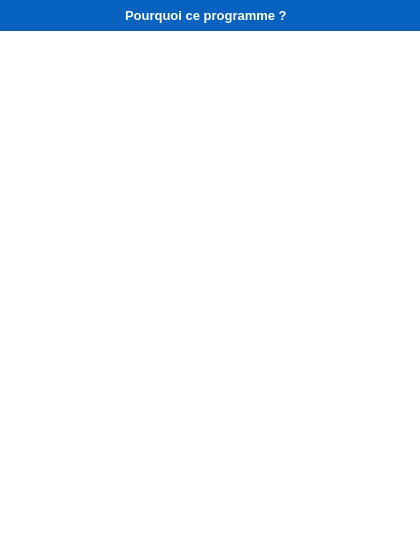
<?xml version="1.0" encoding="UTF-8"?>
<ui version="4.0">
 <class>pourquoi</class>
 <widget class="QWidget" name="pourquoi">
  <property name="geometry">
   <rect>
    <x>0</x>
    <y>0</y>
    <width>420</width>
    <height>560</height>
   </rect>
  </property>
  <property name="windowTitle">
   <string>Form</string>
  </property>
  <property name="styleSheet">
   <string notr="true">background-color:rgb(255, 255, 255);</string>
  </property>
  <widget class="QWidget" name="widget" native="true">
   <property name="geometry">
    <rect>
     <x>0</x>
     <y>0</y>
     <width>420</width>
     <height>31</height>
    </rect>
   </property>
   <property name="styleSheet">
    <string notr="true">background-color:rgb(7, 98, 191)</string>
   </property>
   <widget class="QLabel" name="label">
    <property name="geometry">
     <rect>
      <x>125</x>
      <y>7</y>
      <width>171</width>
      <height>16</height>
     </rect>
    </property>
    <property name="font">
     <font>
      <family>Segoe UI</family>
      <pointsize>10</pointsize>
      <weight>75</weight>
      <bold>true</bold>
     </font>
    </property>
    <property name="styleSheet">
     <string notr="true">color:rgb(255, 255, 255)</string>
    </property>
    <property name="text">
     <string>Pourquoi ce programme ?</string>
    </property>
   </widget>
  </widget>
  <widget class="QWidget" name="widget_2" native="true">
   <property name="geometry">
    <rect>
     <x>0</x>
     <y>31</y>
     <width>421</width>
     <height>531</height>
    </rect>
   </property>
   <property name="styleSheet">
    <string notr="true"/>
   </property>
  </widget>
 </widget>
 <resources/>
 <connections/>
</ui>
